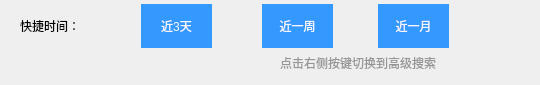
         <widget class="QWidget" name="page_28">
          <widget class="QLabel" name="label_149">
           <property name="geometry">
            <rect>
             <x>20</x>
             <y>14</y>
             <width>101</width>
             <height>23</height>
            </rect>
           </property>
           <property name="styleSheet">
            <string notr="true">font: 14pt &quot;黑体&quot;;</string>
           </property>
           <property name="text">
            <string>快捷时间：</string>
           </property>
          </widget>
          <widget class="QPushButton" name="pushButton_oneWeek">
           <property name="geometry">
            <rect>
             <x>262</x>
             <y>4</y>
             <width>71</width>
             <height>44</height>
            </rect>
           </property>
           <property name="focusPolicy">
            <enum>Qt::NoFocus</enum>
           </property>
           <property name="styleSheet">
            <string notr="true">QPushButton {
 	border-style: solid;
	background-color: rgb(51,153,255);
	font: 14pt &quot;黑体&quot;;
	color: rgb(248, 248, 255);
}
QPushButton::checked {
   	image: url(:/LCD_CS351/LCD_CS351/logo/checked_gray.png);
}</string>
           </property>
           <property name="text">
            <string>近一周</string>
           </property>
           <property name="checkable">
            <bool>true</bool>
           </property>
           <property name="checked">
            <bool>false</bool>
           </property>
           <property name="autoDefault">
            <bool>false</bool>
           </property>
           <property name="flat">
            <bool>true</bool>
           </property>
          </widget>
          <widget class="QPushButton" name="pushButton_threeDays">
           <property name="geometry">
            <rect>
             <x>141</x>
             <y>4</y>
             <width>71</width>
             <height>44</height>
            </rect>
           </property>
           <property name="focusPolicy">
            <enum>Qt::NoFocus</enum>
           </property>
           <property name="styleSheet">
            <string notr="true">QPushButton {
 	border-style: solid;
	background-color: rgb(51,153,255);
	font: 14pt &quot;黑体&quot;;
	color: rgb(248, 248, 255);
}
QPushButton::checked {
   	image: url(:/LCD_CS351/LCD_CS351/logo/checked_gray.png);
}</string>
           </property>
           <property name="text">
            <string>近3天</string>
           </property>
           <property name="checkable">
            <bool>true</bool>
           </property>
           <property name="checked">
            <bool>false</bool>
           </property>
           <property name="autoDefault">
            <bool>false</bool>
           </property>
           <property name="flat">
            <bool>true</bool>
           </property>
          </widget>
          <widget class="QPushButton" name="pushButton_oneMonth">
           <property name="geometry">
            <rect>
             <x>378</x>
             <y>4</y>
             <width>71</width>
             <height>44</height>
            </rect>
           </property>
           <property name="focusPolicy">
            <enum>Qt::NoFocus</enum>
           </property>
           <property name="styleSheet">
            <string notr="true">QPushButton {
 	border-style: solid;
	background-color: rgb(51,153,255);
	font: 14pt &quot;黑体&quot;;
	color: rgb(248, 248, 255);
}
QPushButton::checked {
   	image: url(:/LCD_CS351/LCD_CS351/logo/checked_gray.png);
}</string>
           </property>
           <property name="text">
            <string>近一月</string>
           </property>
           <property name="checkable">
            <bool>true</bool>
           </property>
           <property name="checked">
            <bool>false</bool>
           </property>
           <property name="autoDefault">
            <bool>false</bool>
           </property>
           <property name="flat">
            <bool>true</bool>
           </property>
          </widget>
          <widget class="QPushButton" name="pushButton_down">
           <property name="geometry">
            <rect>
             <x>490</x>
             <y>30</y>
             <width>41</width>
             <height>41</height>
            </rect>
           </property>
           <property name="focusPolicy">
            <enum>Qt::NoFocus</enum>
           </property>
           <property name="styleSheet">
            <string notr="true">border-style: solid;
image: url(:/LCD_CS351/LCD_CS351/logo/Down.png);</string>
           </property>
           <property name="text">
            <string/>
           </property>
          </widget>
          <widget class="QLabel" name="label_dateWrong_2">
           <property name="geometry">
            <rect>
             <x>280</x>
             <y>50</y>
             <width>221</width>
             <height>26</height>
            </rect>
           </property>
           <property name="styleSheet">
            <string notr="true">font: 12pt &quot;黑体&quot;;
color: rgb(150, 150, 150);</string>
           </property>
           <property name="text">
            <string>点击右侧按键切换到高级搜索</string>
           </property>
          </widget>
         </widget>
